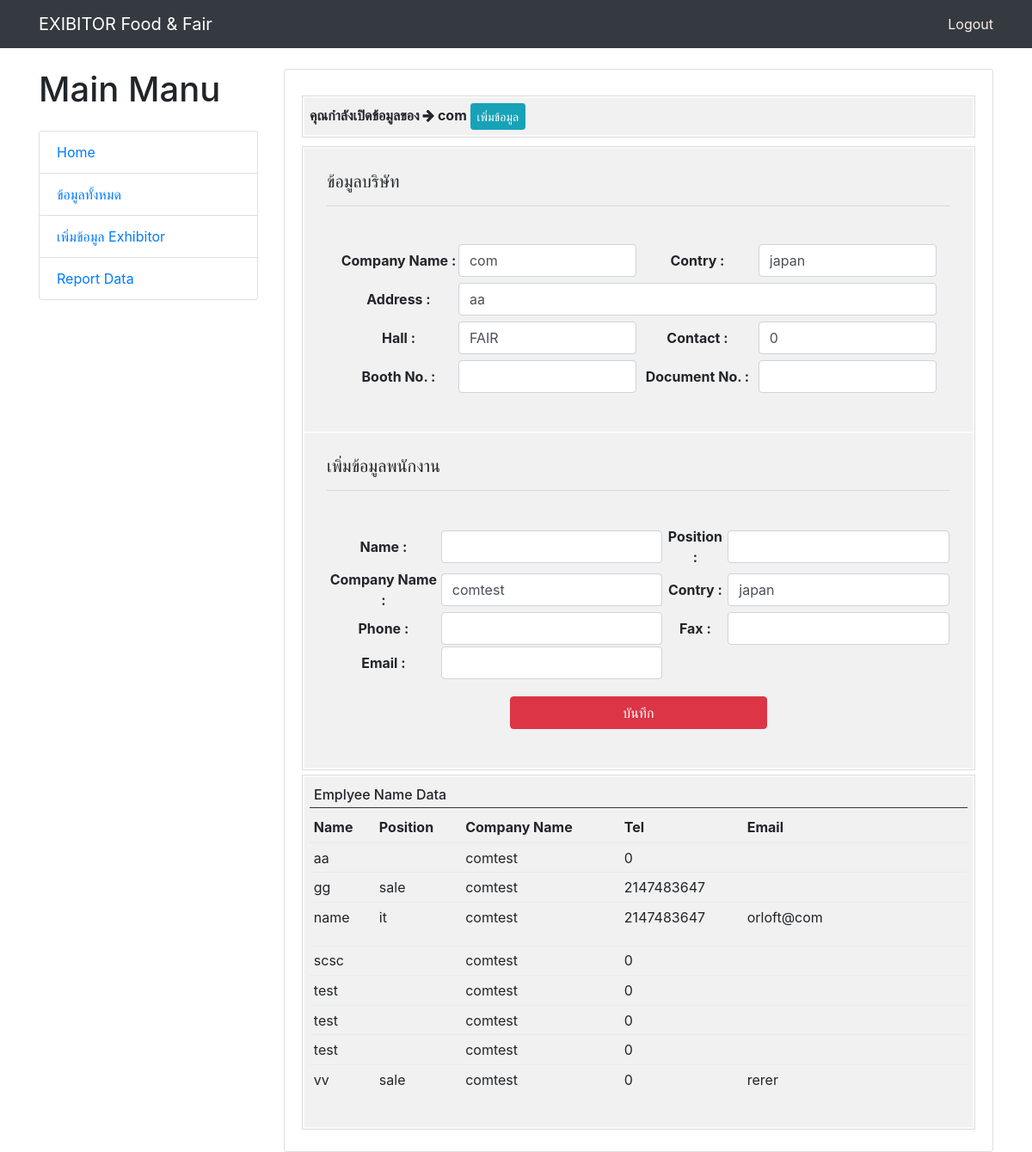
Screenshot of /?page=add&com=com (signed in) with the database file from the repository.
### tables this page shows
CREATE TABLE `exhibitor` (
  `id` int(11) NOT NULL,
  `company_1` varchar(100) NOT NULL,
  `company_2` varchar(100) NOT NULL,
  `name` varchar(100) NOT NULL,
  `position` varchar(60) NOT NULL,
  `country_com` varchar(60) NOT NULL,
  `country_2` varchar(60) NOT NULL,
  `page` varchar(20) NOT NULL,
  `address` varchar(100) NOT NULL,
  `booth_no` varchar(20) NOT NULL,
  `doc_id` varchar(20) NOT NULL,
  `contactor` int(11) NOT NULL,
  `fax` int(11) NOT NULL,
  `phone` int(11) NOT NULL,
  `email` varchar(60) NOT NULL,
  `rank` varchar(50) NOT NULL,
  `status` varchar(50) NOT NULL
);

### function.php (called while the page is built, shortened)
<?
function getDateSet($value='')
{
    $retVal = ( ! empty( $_GET[$value] ) ) ? $_GET[$value] : '' ;
    return $retVal;
}
?>

### add.php (the view, shortened to what this page needs)
<?php
include('conn.inc.php');
?>
		<div class="col-lg-9">
          <div class="card mt-4">
            <div class="card-body">
<div style=" margin:10px auto; border:1px solid #DDD; background:#FAFAFA;">
		<?
        if($com_name!=""){
            ?>
            <div style="padding:6px; background:#F1F1F1; margin:2px; font-weight:bold;">
                คุณกำลังเปิดข้อมูลของ <span class="fa fa-arrow-right"></span> <?=$com_name?>
                <input type="button" class="btn btn-info btn-sm" value="เพิ่มข้อมูล" style="padding:4px 7px;"
                        onclick="window.location='./?page=add&com=<?=$com_name?>';" />
            </div>
            <?
        }
        ?>
</div>
		<?
			$sql = mysqli_query($con , "SELECT * FROM `exhibitor` WHERE company_1='".$com_name."' LIMIT 1");
			while($fa=mysqli_fetch_array($sql)){
				$com_1 = $fa['company_1'];
				$com_2 = $fa['company_2'];
				$country1 = $fa['country_com'];
				$country2 = $fa['country_2'];
				$hall = $fa['page'];
				$booth = $fa['booth_no'];
				$contact = $fa['contactor'];
				$address = $fa['address'];
				$doc = $fa['doc_id'];
			}
			?>
 <div style=" margin:5px auto; border:1px solid #DDD; background:#FAFAFA;">
	<div style="padding:6px; background:#F1F1F1; margin:2px; font-weight:bold;" >
    <div style="padding:10px; background:#F1F1F1; margin:10px;">
    <h5>ข้อมูลบริษัท</h5><hr/>
    <form class="col-lg-12" action="" method="post">
     <p style="padding:4px;">
          <table width="100%" height="180" border="0">
          <tr>
            <td width="200" align="center">Company Name :</td>
            <td width="400"><input type="text" class="form-control" value="<?=$com_1?>" id="company_1" name="company_1" /></td>
            <td width="200" align="center">Contry :</td>
            <td width="400"><input type="text" class="form-control" value="<?=$country1 ?>" id="country_com" name="country_com" /></td>
          </tr>
          <tr>
            <td align="center">Address :</td>
            <td colspan="3"><input type="text" class="form-control" value="<?=$address?>" id="address" name="address" /></td>
            </tr>
          <tr>
          	<td align="center">Hall : </td>
            <td><input type="text" class="form-control " value="<?=$hall?>" id="page" name="page" /></td>
            <td align="center">Contact :</td>
            <td><input type="text" class="form-control" value="<?=$contact?>" id="contactor" name="contactor" /></td>
          </tr>
          <tr>
          <td align="center">Booth No. :</td>
            <td><input type="text" class="form-control" value="<?=$booth?>" id="booth_no" name="booth_no" /></td>
            <td align="center">Document No. :</td>
            <td><input type="text" class="form-control" value="<?=$doc?>" id="doc_id" name="doc_id" /></td>
          </tr>
        </table>
            </p>
    	</div>
    </div>
  	<div style="padding:6px; background:#F1F1F1; margin:2px; font-weight:bold;" >
    <div style="padding:10px; background:#F1F1F1; margin:10px;">
    <h5> เพิ่มข้อมูลพนักงาน </h5><hr/>
                <p style="padding:4px;">
  		<table width="100%" height="180" border="0">
          <tr>
            <td align="center"> Name : </td>
            <td ><input type="text" class="form-control" required="required" id="name" name="name" /></td>
            <td align="center">Position :</td>
            <td ><input type="text" class="form-control"  required="required" id="position" name="position" /></td>
          </tr>
          <tr>
            <td align="center">Company Name :</td>
            <td ><input type="text" class="form-control" value="<?=$com_2?>" id="company_2" name="company_2" /></td>
            <td align="center"> Contry :</td>
            <td ><input type="text" class="form-control" value="<?=$country2?>" id="country_2" name="country_2" /></td>
          </tr>
          <tr>
          	<td align="center">Phone : </td>
            <td><input type="text" class="form-control" id="phone" name="phone" /></td>
            <td align="center">Fax :</td>
           <td><input type="text" class="form-control"  id="fax" name="fax" /></td>
          </tr>
          <tr>
           <td align="center">Email :</td>
           <td> <input type="text" class="form-control"  id="email" name="email" /></td>
          </tr>
        </table>
	</p>
    <p style="padding:3px;" align="center"><input type="submit" value="บันทึก" class="btn btn-danger col-md-5" /></p>
    </div></div>
</div>
<div style="margin:5px auto; border:1px solid #DDD; background:#FAFAFA;" class="round_all">
    	<div style="padding:6px; background:#F1F1F1; margin:2px;" class="round_all">
        	<h2 style="font-size:12pt; margin-bottom:4px; padding:5px; border-bottom:1px solid #333;">Emplyee Name Data</h2>
        	<table class="table table-hover table-sm">
            <thead>
            	<tr>
                	<th valign="middle" align="center">Name</th>
                     <th valign="middle" align="center">Position</th>
                     <th valign="middle" align="center">Company Name</th>
                     <th valign="middle" align="center">Tel</th>
                     <th valign="middle" align="center">Email</th>
                </tr>
            </thead>
			<?
			$sql = mysqli_query($con , "SELECt * FROM `exhibitor` WHERE company_1='".$com_name."' order by name ASC");
			while($fa=mysqli_fetch_array($sql)){
				?>
				<tr class="list_tr_data1">
                	<td valign="middle"><?=$fa['name']?></td>
                    <td valign="middle"><?=$fa['position']?></td>
                    <td valign="middle"><?=$fa['company_2']?></td>
                    <td valign="middle"><?=$fa['phone']?></td>
                    <td valign="middle"><p style="width:180px; word-wrap:break-word;"><?=$fa['email']?></p></td>
                </tr>
                <?
			}
			?>
            </table>
            </div>
           </div>
		</div>

### css/shop-item.css (style rules this page uses)
body { padding-top: 54px; }
@media (min-width: 992px) { body { padding-top: 56px; } }

### rows the page displays
exhibitor: company_1 "com", country_com "japan", address "aa", page "FAIR", contactor "0", company_2 "comtest", country_2 "japan", name "name", position "it", phone "2147483647", email "orloft@com"
exhibitor: name "aa", company_2 "comtest", phone "0"
exhibitor: name "gg", position "sale", company_2 "comtest", phone "2147483647"
exhibitor: name "scsc", company_2 "comtest", phone "0"
exhibitor: name "test", company_2 "comtest", phone "0"
exhibitor: name "test", company_2 "comtest", phone "0"
exhibitor: name "test", company_2 "comtest", phone "0"
exhibitor: name "vv", position "sale", company_2 "comtest", phone "0", email "rerer"

### other values shown
$com_name "com"
